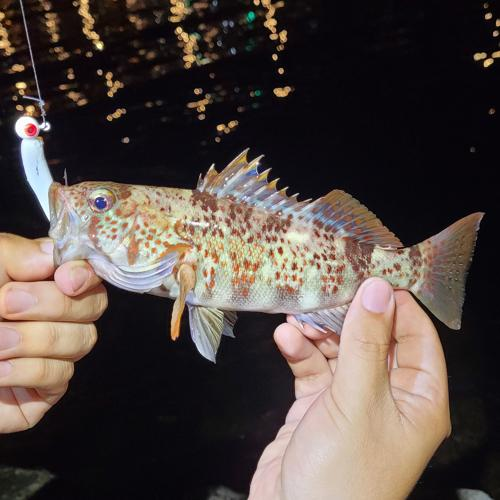
#> input picture Poke/media/Web_Photo_Editor.jpg, 500 x 500 px
$ python -i models.py   (imports and definitions only)
#> lines starting #> are read from the running program, lines starting #| are printed output that depends on the picture
from django.db import models
from PIL import Image
from django.contrib.auth.models import User
import os
from io import BytesIO
from django.core.files.base import ContentFile
from PIL.Image import Resampling

# [44 lines left out: function compress_and_crop_image, not called in this run]

def compress_and_crop_image_to_468x290(image, quality=85, target_width=468, target_height=290):

    # Abrir la imagen con Pillow
#> called with image = '../media/Web_Photo_Editor.jpg', quality = 85, target_width = 468, target_height = 290
    img = Image.open(image)
#> img is the input picture: PIL image 500x500 RGB; mean R, G, B 82.7, 71.7, 66.8

    # Convertir a modo RGB si es necesario
    if img.mode in ("RGBA", "P"):
        img = img.convert("RGB")

    # Obtener dimensiones originales
    original_width, original_height = img.size
#> original_width = 500; original_height = 500
    original_ratio = original_width / original_height
#> original_ratio = 1
    target_ratio = target_width / target_height

    # Redimensionar para cubrir el área requerida
    if original_ratio > target_ratio:
        # La imagen es más ancha que el objetivo; ajustar altura y recortar ancho
        new_height = target_height
        new_width = int(new_height * original_ratio)
    else:
        # La imagen es más alta que el objetivo; ajustar ancho y recortar altura
        new_width = target_width
        new_height = int(new_width / original_ratio)
#> new_height = 468

    # Redimensionar la imagen manteniendo el aspecto
    img = img.resize((new_width, new_height), Image.Resampling.LANCZOS)
#> img: PIL image 468x468 RGB

    # Calcular el recorte para centrar la imagen
    left = (new_width - target_width) // 2
    top = (new_height - target_height) // 2
#> top = 89
    right = left + target_width
    bottom = top + target_height
#> bottom = 379
    img = img.crop((left, top, right, bottom))
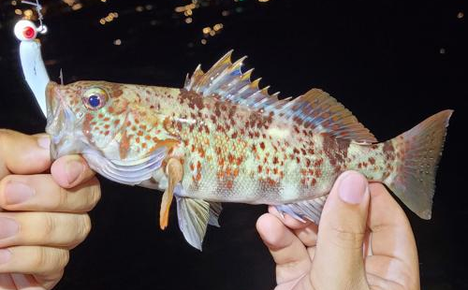
#> img: PIL image 468x290 RGB; mean R, G, B 98.7, 86.4, 80.5

    # Guardar la imagen comprimida en un buffer
    buffer = BytesIO()
    img.save(buffer, format='JPEG', quality=quality)
    buffer.seek(0)

    # Retornar la imagen comprimida y recortada
#> (the run stopped early here; a loop or call above may not have finished)

$ run again, on Poke/media/20230217_223753.jpg
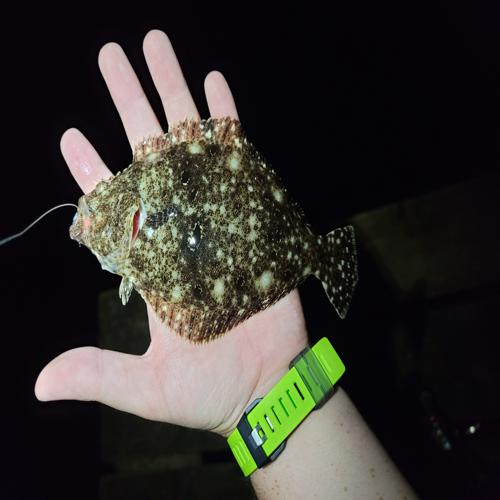
#> input picture Poke/media/20230217_223753.jpg, 500 x 500 px
#> in compress_and_crop_image_to_468x290, img is the input picture: PIL image 500x500 RGB; mean R, G, B 52.3, 50, 45.3
#> in compress_and_crop_image_to_468x290, `img = img.crop((left, top, right, bottom))`:
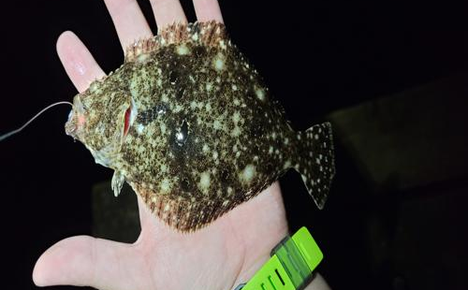
#> img: PIL image 468x290 RGB; mean R, G, B 60.1, 57.3, 51.2

$ run again, on Poke/media/20230916_201647.jpg
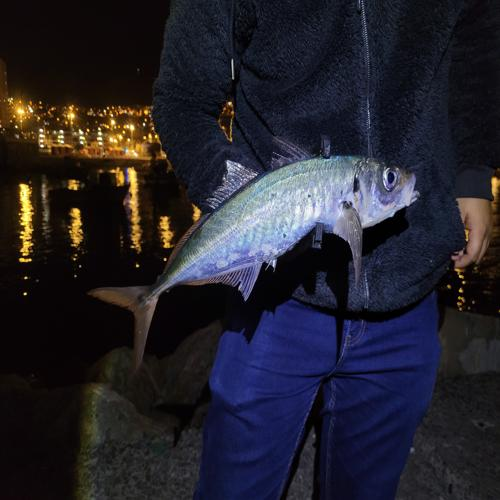
#> input picture Poke/media/20230916_201647.jpg, 500 x 500 px
#> in compress_and_crop_image_to_468x290, img is the input picture: PIL image 500x500 RGB; mean R, G, B 36, 34.6, 43.9
#> in compress_and_crop_image_to_468x290, `img = img.crop((left, top, right, bottom))`:
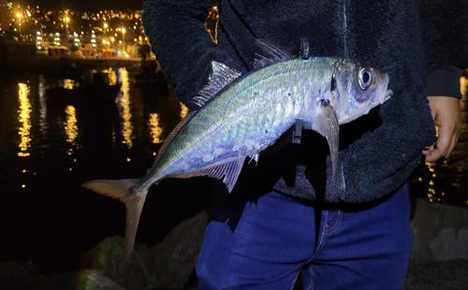
#> img: PIL image 468x290 RGB; mean R, G, B 44.8, 42.5, 51.2
